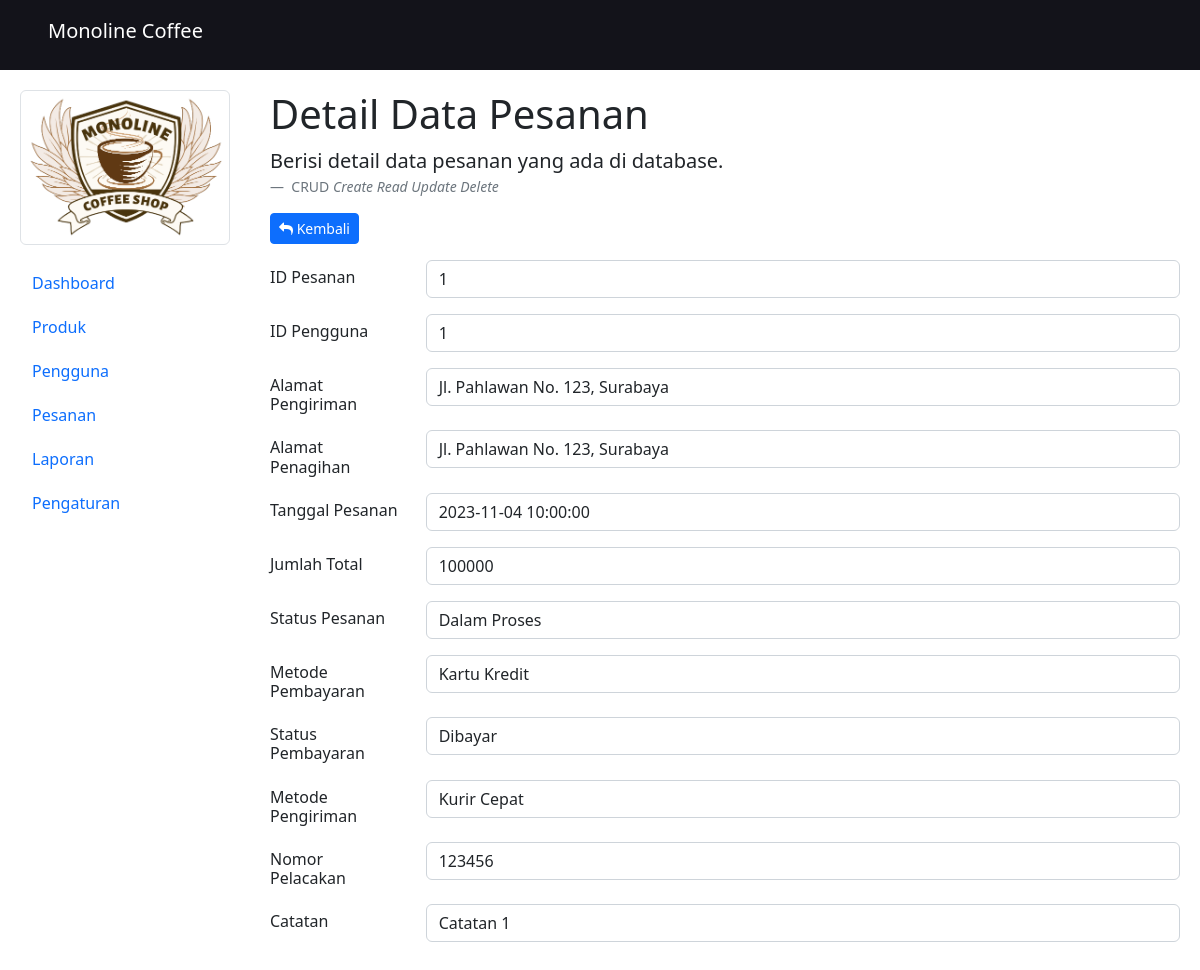
The app's page /admin/detail-pesanan.php?detail-pesanan=1 with its own data.
### tables this page shows
CREATE TABLE `tb_pesanan` (
  `id_pesanan` int(11) NOT NULL,
  `id_pengguna` int(11) DEFAULT NULL,
  `alamat_pengiriman` varchar(255) DEFAULT NULL,
  `alamat_penagihan` varchar(255) DEFAULT NULL,
  `tanggal_pesanan` datetime DEFAULT NULL,
  `jumlah_total` int(11) DEFAULT NULL,
  `status_pesanan` varchar(50) DEFAULT NULL,
  `metode_pembayaran` varchar(50) DEFAULT NULL,
  `status_pembayaran` varchar(50) DEFAULT NULL,
  `metode_pengiriman` varchar(50) DEFAULT NULL,
  `nomor_pelacakan` varchar(30) DEFAULT NULL,
  `catatan` text DEFAULT NULL
);

### admin/detail-pesanan.php (the view)
<?php include('header.php'); ?>
        <section class="main">
            <h1 class="">Detail Data Pesanan</h1>
            <figure>
                <blockquote class="blockquote">
                    <p>Berisi detail data pesanan yang ada di database.</p>
                </blockquote>
                <figcaption class="blockquote-footer">
                    CRUD <cite title="Source Title">Create Read Update Delete</cite>
                </figcaption>
            </figure>
            <a href="pesanan.php" type="button" class="btn btn-primary btn-sm mb-3">
                <i class="fa fa-reply"></i>
                Kembali
            </a>
            <?php
                if(isset($_GET['detail-pesanan'])):
                    $id_pesanan = $_GET['detail-pesanan'];
                    $query = mysqli_query($koneksi, "SELECT * FROM tb_pesanan WHERE id_pesanan = '$id_pesanan'");
                    $data = mysqli_fetch_array($query);
            ?>
                <div class="responsive">
                    <div class="row mb-2">
                        <div class="col-md-2 pt-2"><h6>ID Pesanan</h6></div>
                        <div class="col-md-10"><h6 class="form-control"><?php echo $data['id_pesanan']; ?></h6></div>
                    </div>
                    <div class="row mb-2">
                        <div class="col-md-2 pt-2"><h6>ID Pengguna</h6></div>
                        <div class="col-md-10"><h6 class="form-control"><?php echo $data['id_pengguna']; ?></h6></div>
                    </div>
                    <div class="row mb-2">
                        <div class="col-md-2 pt-2"><h6>Alamat Pengiriman</h6></div>
                        <div class="col-md-10"><h6 class="form-control"><?php echo $data['alamat_pengiriman']; ?></h6></div>
                    </div>
                    <div class="row mb-2">
                        <div class="col-md-2 pt-2"><h6>Alamat Penagihan</h6></div>
                        <div class="col-md-10"><h6 class="form-control"><?php echo $data['alamat_penagihan']; ?></h6></div>
                    </div>
                    <div class="row mb-2">
                        <div class="col-md-2 pt-2"><h6>Tanggal Pesanan</h6></div>
                        <div class="col-md-10"><h6 class="form-control"><?php echo $data['tanggal_pesanan']; ?></h6></div>
                    </div>
                    <div class="row mb-2">
                        <div class="col-md-2 pt-2"><h6>Jumlah Total</h6></div>
                        <div class="col-md-10"><h6 class="form-control"><?php echo $data['jumlah_total']; ?></h6></div>
                    </div>
                    <div class="row mb-2">
                        <div class="col-md-2 pt-2"><h6>Status Pesanan</h6></div>
                        <div class="col-md-10"><h6 class="form-control"><?php echo $data['status_pesanan']; ?></h6></div>
                    </div>
                    <div class="row mb-2">
                        <div class="col-md-2 pt-2"><h6>Metode Pembayaran</h6></div>
                        <div class="col-md-10"><h6 class="form-control"><?php echo $data['metode_pembayaran']; ?></h6></div>
                    </div>
                    <div class="row mb-2">
                        <div class="col-md-2 pt-2"><h6>Status Pembayaran</h6></div>
                        <div class="col-md-10"><h6 class="form-control"><?php echo $data['status_pembayaran']; ?></h6></div>
                    </div>
                    <div class="row mb-2">
                        <div class="col-md-2 pt-2"><h6>Metode Pengiriman</h6></div>
                        <div class="col-md-10"><h6 class="form-control"><?php echo $data['metode_pengiriman']; ?></h6></div>
                    </div>
                    <div class="row mb-2">
                        <div class="col-md-2 pt-2"><h6>Nomor Pelacakan</h6></div>
                        <div class="col-md-10"><h6 class="form-control"><?php echo $data['nomor_pelacakan']; ?></h6></div>
                    </div>
                    <div class="row mb-2">
                        <div class="col-md-2 pt-2"><h6>Catatan</h6></div>
                        <div class="col-md-10"><h6 class="form-control"><?php echo $data['catatan']; ?></h6></div>
                    </div>
                </div>
            <?php endif; ?>
        </section>
<?php include('footer.php'); ?>

### admin/header.php (style rules this page uses)
:root { --main-color: #d3ad7f; --black: #13131a; --white: #fff; }
* { margin: 0; padding: 0; box-sizing: border-box; transition: .2s linear; }
.main { grid-area: main; padding: 20px; background: var(--white); overflow: auto; }

### records on screen
tb_pesanan: id_pesanan "1", id_pengguna "1", alamat_pengiriman "Jl. Pahlawan No. 123, Surabaya", alamat_penagihan "Jl. Pahlawan No. 123, Surabaya", tanggal_pesanan "2023-11-04 10:00:00", jumlah_total "100000", status_pesanan "Dalam Proses", metode_pembayaran "Kartu Kredit", status_pembayaran "Dibayar", metode_pengiriman "Kurir Cepat", nomor_pelacakan "123456", catatan "Catatan 1"
